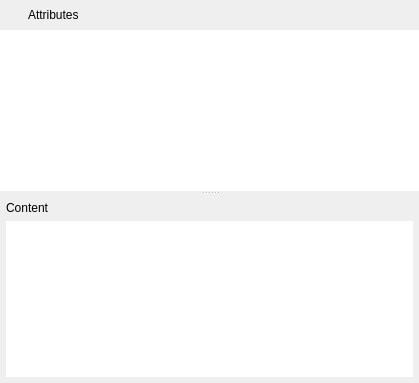
<?xml version="1.0" encoding="UTF-8"?>
<ui version="4.0">
 <class>ScxmlEditor::Common::StateProperties</class>
 <widget class="QFrame" name="ScxmlEditor::Common::StateProperties">
  <property name="geometry">
   <rect>
    <x>0</x>
    <y>0</y>
    <width>419</width>
    <height>383</height>
   </rect>
  </property>
  <property name="minimumSize">
   <size>
    <width>0</width>
    <height>55</height>
   </size>
  </property>
  <property name="windowTitle">
   <string>Frame</string>
  </property>
  <property name="styleSheet">
   <string notr="true"/>
  </property>
  <property name="frameShape">
   <enum>QFrame::NoFrame</enum>
  </property>
  <property name="frameShadow">
   <enum>QFrame::Plain</enum>
  </property>
  <property name="lineWidth">
   <number>0</number>
  </property>
  <layout class="QVBoxLayout" name="mainLayout">
   <property name="spacing">
    <number>0</number>
   </property>
   <property name="leftMargin">
    <number>0</number>
   </property>
   <property name="topMargin">
    <number>0</number>
   </property>
   <property name="rightMargin">
    <number>0</number>
   </property>
   <property name="bottomMargin">
    <number>0</number>
   </property>
   <item>
    <widget class="QFrame" name="m_titleFrame">
     <property name="minimumSize">
      <size>
       <width>0</width>
       <height>30</height>
      </size>
     </property>
     <property name="frameShape">
      <enum>QFrame::NoFrame</enum>
     </property>
     <property name="frameShadow">
      <enum>QFrame::Plain</enum>
     </property>
     <layout class="QHBoxLayout" name="horizontalLayout_2" stretch="0,1,0">
      <property name="spacing">
       <number>0</number>
      </property>
      <property name="leftMargin">
       <number>0</number>
      </property>
      <property name="topMargin">
       <number>0</number>
      </property>
      <property name="rightMargin">
       <number>0</number>
      </property>
      <property name="bottomMargin">
       <number>0</number>
      </property>
      <item>
       <widget class="QLabel" name="m_icon">
        <property name="minimumSize">
         <size>
          <width>28</width>
          <height>28</height>
         </size>
        </property>
        <property name="maximumSize">
         <size>
          <width>28</width>
          <height>28</height>
         </size>
        </property>
        <property name="text">
         <string/>
        </property>
        <property name="pixmap">
         <pixmap resource="common.qrc">:/scxmleditor/images/properties.png</pixmap>
        </property>
        <property name="scaledContents">
         <bool>true</bool>
        </property>
        <property name="margin">
         <number>5</number>
        </property>
       </widget>
      </item>
      <item>
       <widget class="QLabel" name="m_title">
        <property name="sizePolicy">
         <sizepolicy hsizetype="Expanding" vsizetype="Preferred">
          <horstretch>0</horstretch>
          <verstretch>0</verstretch>
         </sizepolicy>
        </property>
        <property name="minimumSize">
         <size>
          <width>0</width>
          <height>0</height>
         </size>
        </property>
        <property name="text">
         <string>Attributes</string>
        </property>
        <property name="margin">
         <number>5</number>
        </property>
       </widget>
      </item>
      <item>
       <widget class="QLabel" name="m_currentTagName">
        <property name="margin">
         <number>5</number>
        </property>
       </widget>
      </item>
     </layout>
    </widget>
   </item>
   <item>
    <widget class="QFrame" name="m_paneInnerFrame">
     <property name="minimumSize">
      <size>
       <width>0</width>
       <height>1</height>
      </size>
     </property>
     <property name="frameShape">
      <enum>QFrame::NoFrame</enum>
     </property>
     <property name="frameShadow">
      <enum>QFrame::Plain</enum>
     </property>
     <layout class="QVBoxLayout" name="verticalLayout_3">
      <property name="spacing">
       <number>0</number>
      </property>
      <property name="leftMargin">
       <number>0</number>
      </property>
      <property name="topMargin">
       <number>0</number>
      </property>
      <property name="rightMargin">
       <number>0</number>
      </property>
      <property name="bottomMargin">
       <number>0</number>
      </property>
      <item>
       <widget class="QSplitter" name="splitter">
        <property name="minimumSize">
         <size>
          <width>0</width>
          <height>0</height>
         </size>
        </property>
        <property name="orientation">
         <enum>Qt::Vertical</enum>
        </property>
        <widget class="QTableView" name="m_tableView">
         <property name="sizePolicy">
          <sizepolicy hsizetype="Expanding" vsizetype="Expanding">
           <horstretch>0</horstretch>
           <verstretch>0</verstretch>
          </sizepolicy>
         </property>
         <property name="minimumSize">
          <size>
           <width>0</width>
           <height>0</height>
          </size>
         </property>
         <property name="frameShape">
          <enum>QFrame::NoFrame</enum>
         </property>
         <property name="frameShadow">
          <enum>QFrame::Plain</enum>
         </property>
         <property name="editTriggers">
          <set>QAbstractItemView::AllEditTriggers</set>
         </property>
         <property name="alternatingRowColors">
          <bool>true</bool>
         </property>
         <property name="showGrid">
          <bool>false</bool>
         </property>
         <property name="gridStyle">
          <enum>Qt::NoPen</enum>
         </property>
         <attribute name="horizontalHeaderMinimumSectionSize">
          <number>40</number>
         </attribute>
         <attribute name="horizontalHeaderStretchLastSection">
          <bool>true</bool>
         </attribute>
         <attribute name="verticalHeaderVisible">
          <bool>false</bool>
         </attribute>
         <attribute name="verticalHeaderDefaultSectionSize">
          <number>25</number>
         </attribute>
         <attribute name="verticalHeaderMinimumSectionSize">
          <number>25</number>
         </attribute>
        </widget>
        <widget class="QFrame" name="m_contentFrame">
         <property name="sizePolicy">
          <sizepolicy hsizetype="Expanding" vsizetype="Expanding">
           <horstretch>0</horstretch>
           <verstretch>0</verstretch>
          </sizepolicy>
         </property>
         <property name="frameShape">
          <enum>QFrame::NoFrame</enum>
         </property>
         <property name="frameShadow">
          <enum>QFrame::Plain</enum>
         </property>
         <layout class="QVBoxLayout" name="verticalLayout">
          <property name="leftMargin">
           <number>6</number>
          </property>
          <property name="topMargin">
           <number>6</number>
          </property>
          <property name="rightMargin">
           <number>6</number>
          </property>
          <property name="bottomMargin">
           <number>6</number>
          </property>
          <item>
           <widget class="QLabel" name="label">
            <property name="text">
             <string>Content</string>
            </property>
           </widget>
          </item>
          <item>
           <widget class="QTextEdit" name="m_contentEdit">
            <property name="frameShape">
             <enum>QFrame::NoFrame</enum>
            </property>
            <property name="frameShadow">
             <enum>QFrame::Plain</enum>
            </property>
           </widget>
          </item>
         </layout>
        </widget>
       </widget>
      </item>
     </layout>
    </widget>
   </item>
  </layout>
 </widget>
 <resources>
  <include location="common.qrc"/>
 </resources>
 <connections/>
</ui>
